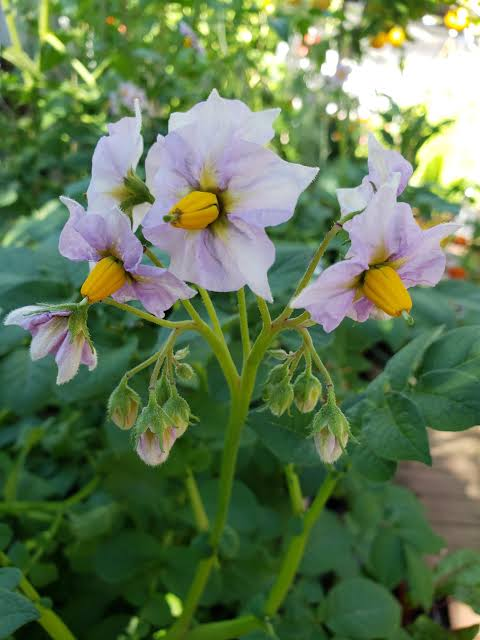
#> input picture plant_disease_detection/plant_disease_dataset/Potato/Flower/images (1).jpg, 480 x 640 px; its folder holds only this picture in this run
$ python check_flower_colors.py
#> lines starting #> are read from the running program, lines starting #| are printed output that depends on the picture; after the words box and inside, x2 and y2 are one past the last pixel; in counts of white or black regions, pixels touching at a corner belong together
import os
import cv2
import numpy as np

BASE_DIR = os.path.dirname(os.path.dirname(os.path.abspath(__file__)))
potato_flower_dir = os.path.join(BASE_DIR, "plant_disease_detection", "plant_disease_dataset", "Potato", "Flower")
tomato_flower_dir = os.path.join(BASE_DIR, "plant_disease_detection", "plant_disease_dataset", "Tomato", "Flower")

def get_flower_color_stats(img_path):
    img = cv2.imread(img_path)
#> img is the input picture: shape (640, 480, 3); mean B, G, R 84, 121.1, 98.7
    if img is None: return 0, 0
    hsv = cv2.cvtColor(img, cv2.COLOR_BGR2HSV)
#> hsv: shape (640, 480, 3); mean H, S, V 60.7, 119.6, 126.2

    # Yellow color range (h: 15-35, s: 80-255, v: 80-255)
    lower_yellow = np.array([15, 80, 80])
    upper_yellow = np.array([35, 255, 255])
    yellow_mask = cv2.inRange(hsv, lower_yellow, upper_yellow)
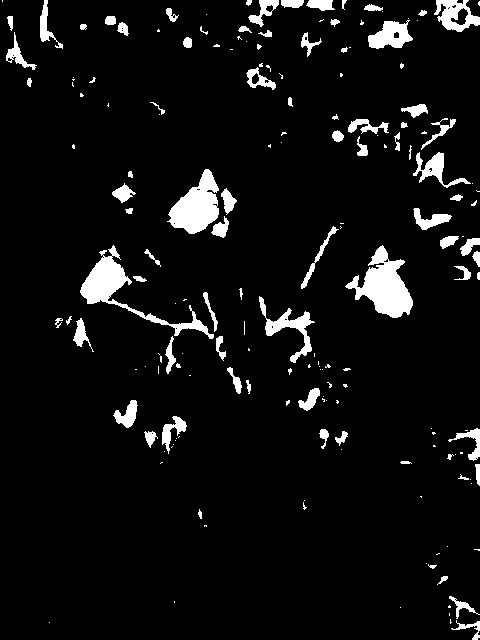
#> yellow_mask: shape (640, 480); 6.2% white; 179 white regions (98 under 20 px), largest, box (x1, y1, x2, y2) and area: (345, 245, 413, 318) 2355, (80, 245, 214, 339) 2148, (167, 169, 219, 234) 1920
    yellow_pct = (np.count_nonzero(yellow_mask) / (img.shape[0] * img.shape[1])) * 100.0
#> yellow_pct = 6.24

    # White / Light purple range (h: 0-180, s: 0-60, v: 160-255)
    lower_white = np.array([0, 0, 160])
    upper_white = np.array([180, 70, 255])
    white_mask = cv2.inRange(hsv, lower_white, upper_white)
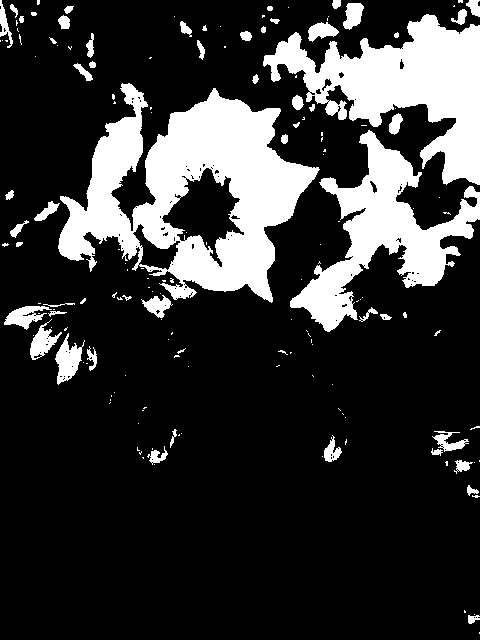
#> white_mask: shape (640, 480); 20.5% white; 166 white regions (111 under 20 px), largest, box (x1, y1, x2, y2) and area: (58, 83, 320, 303) 27046, (263, 14, 480, 185) 16018, (290, 130, 480, 332) 12467
    white_pct = (np.count_nonzero(white_mask) / (img.shape[0] * img.shape[1])) * 100.0
#> white_pct = 20.51

    return yellow_pct, white_pct

out_file = os.path.join(BASE_DIR, "temp", "flower_color_stats.txt")
with open(out_file, "w", encoding="utf-8") as out:
    def p(text=""):
        print(text)
        out.write(text + "\n")

    p("=== POTATO FLOWERS ===")
    for f in os.listdir(potato_flower_dir):
        if not f.lower().endswith(('.jpg','.jpeg','.png')): continue
        ypct, wpct = get_flower_color_stats(os.path.join(potato_flower_dir, f))
        p(f"File: {f:18s} | Yellow %: {ypct:5.2f}% | White/Pale %: {wpct:5.2f}%")

    p("\n=== TOMATO FLOWERS ===")
    for f in os.listdir(tomato_flower_dir):
        if not f.lower().endswith(('.jpg','.jpeg','.png')): continue
        ypct, wpct = get_flower_color_stats(os.path.join(tomato_flower_dir, f))
        p(f"File: {f:18s} | Yellow %: {ypct:5.2f}% | White/Pale %: {wpct:5.2f}%")

$ run again, on plant_disease_detection/plant_disease_dataset/Potato/Flower/images (14).jpg
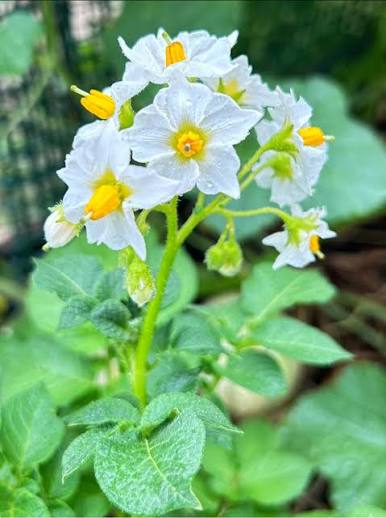
#> input picture plant_disease_detection/plant_disease_dataset/Potato/Flower/images (14).jpg, 386 x 518 px
#> in get_flower_color_stats, img is the input picture: shape (518, 386, 3); mean B, G, R 113.1, 164.7, 114.5
#> hsv: shape (518, 386, 3); mean H, S, V 64, 111, 167.3
#> in get_flower_color_stats, `yellow_mask = cv2.inRange(hsv, lower_yellow, upper_yellow)`:
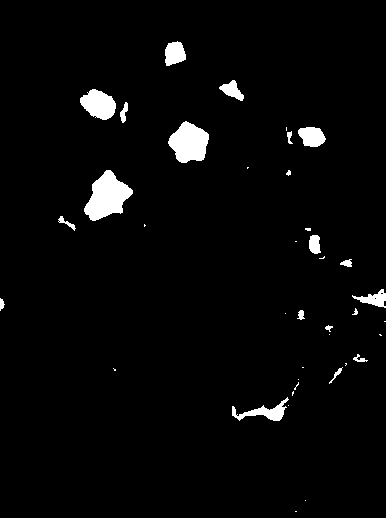
#> yellow_mask: shape (518, 386); 3% white; 39 white regions (19 under 20 px), largest, box (x1, y1, x2, y2) and area: (84, 170, 133, 221) 1451, (168, 121, 209, 163) 1184, (80, 89, 116, 120) 759
#> yellow_pct = 3.03
#> in get_flower_color_stats, `white_mask = cv2.inRange(hsv, lower_white, upper_white)`:
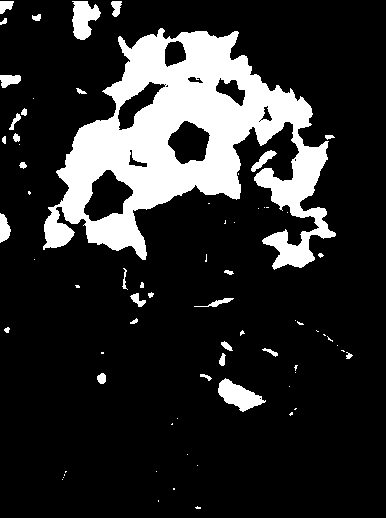
#> white_mask: shape (518, 386); 17% white; 72 white regions (41 under 20 px), largest, box (x1, y1, x2, y2) and area: (43, 28, 336, 270) 30380, (218, 378, 266, 412) 819, (72, 1, 101, 40) 736
#> white_pct = 17.04

$ run again, on plant_disease_detection/plant_disease_dataset/Potato/Flower/images (2).jpg
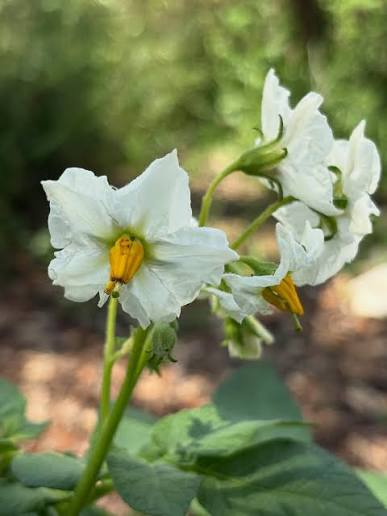
#> input picture plant_disease_detection/plant_disease_dataset/Potato/Flower/images (2).jpg, 387 x 516 px
#> in get_flower_color_stats, img is the input picture: shape (516, 387, 3); mean B, G, R 89, 127.3, 119
#> hsv: shape (516, 387, 3); mean H, S, V 40, 95.4, 132.3
#> in get_flower_color_stats, `yellow_mask = cv2.inRange(hsv, lower_yellow, upper_yellow)`:
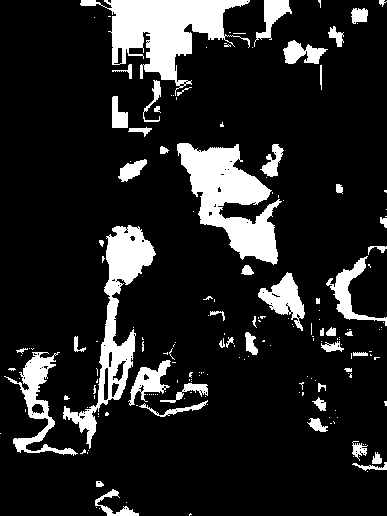
#> yellow_mask: shape (516, 387); 14.3% white; 184 white regions (133 under 20 px), largest, box (x1, y1, x2, y2) and area: (80, 0, 250, 96) 6483, (177, 143, 282, 265) 6051, (63, 225, 156, 449) 4701
#> yellow_pct = 14.28
#> in get_flower_color_stats, `white_mask = cv2.inRange(hsv, lower_white, upper_white)`:
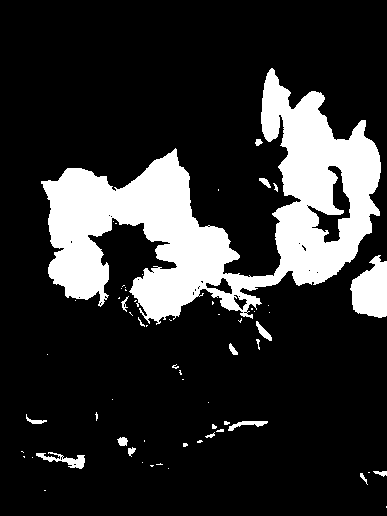
#> white_mask: shape (516, 387); 18.2% white; 62 white regions (44 under 20 px), largest, box (x1, y1, x2, y2) and area: (41, 68, 381, 325) 33350, (350, 255, 387, 318) 1667, (36, 452, 85, 469) 330
#> white_pct = 18.24
